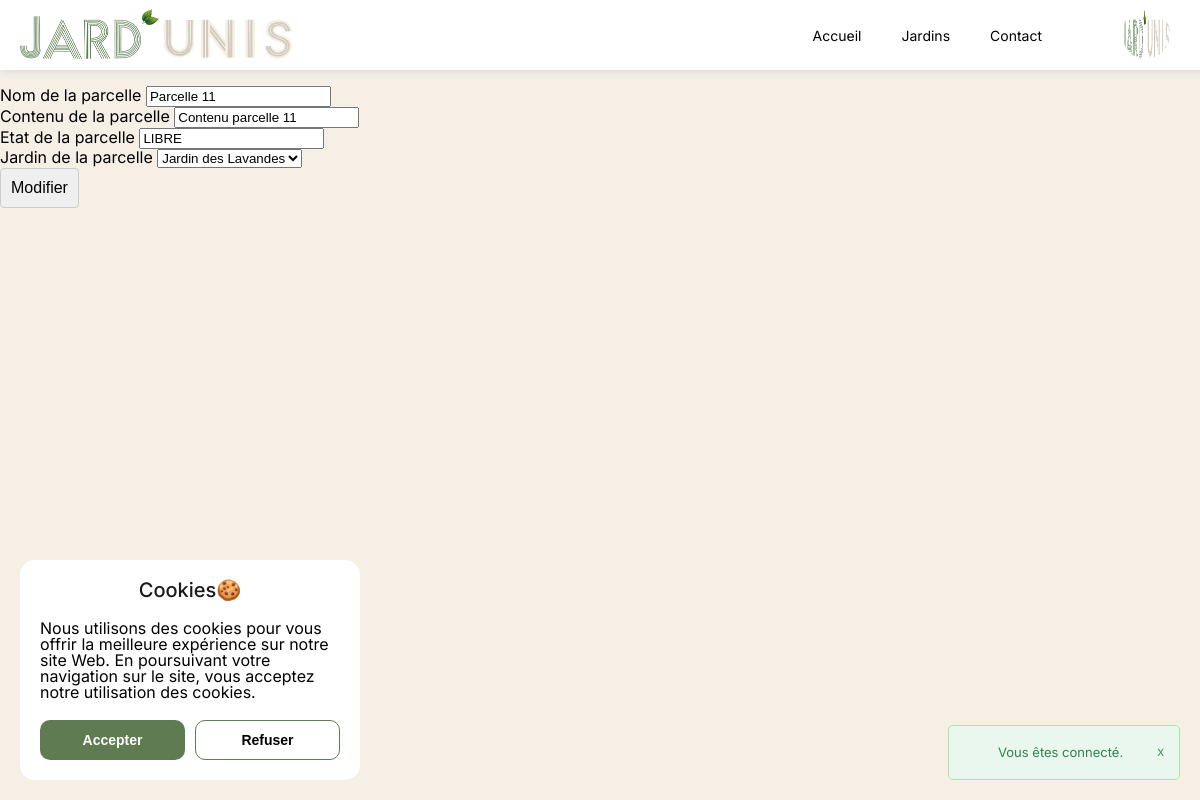
Before: /parcelles/modifParcelleUser.php?parcelles=11 (signed in) with the older database file.
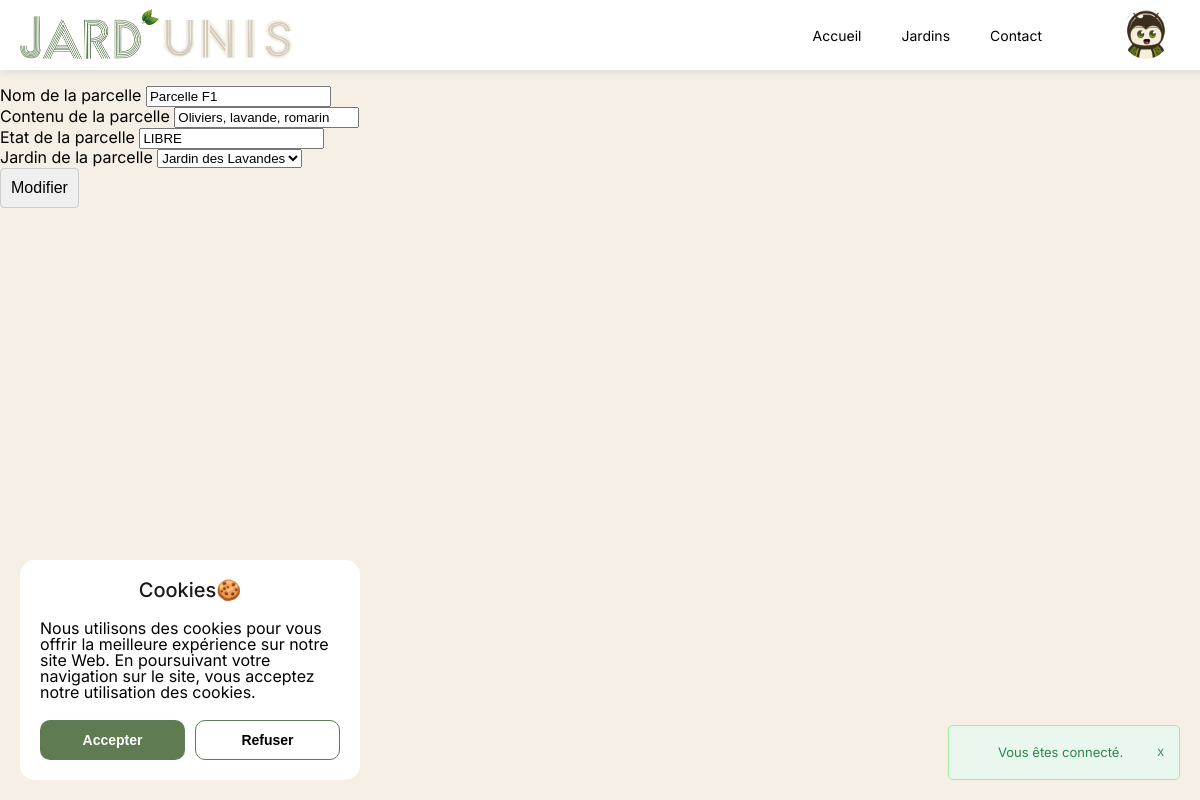
After: the same page with the newer database file.
### tables this page shows
CREATE TABLE `users` (
  `user_id` int(11) NOT NULL,
  `user_nom` varchar(50) NOT NULL,
  `user_prnm` varchar(50) NOT NULL,
  `user_login` varchar(50) NOT NULL,
  `user_pass` varchar(255) NOT NULL,
  `user_email` varchar(100) NOT NULL,
  `user_photo` varchar(100) NOT NULL DEFAULT 'default_user.webp'
);

CREATE TABLE `parcelles` (
  `parcelle_id` int(11) NOT NULL,
  `parcelle_nom` varchar(100) NOT NULL,
  `parcelle_content` varchar(50) NOT NULL,
  `parcelle_etat` varchar(10) NOT NULL,
  `parcelle_reservation` int(11) DEFAULT NULL,
  `_jardin_id` int(11) NOT NULL,
  `_user_id` int(255) NOT NULL
);

### parcelles/modifParcelleUser.php (the view, shortened to what this page needs)
<?php
require '../model/connectBD.php';
require '../composants/head.php';
require '../composants/header.php';
?>
<h1>
</h1>
<?php
$parcelle_id = $_GET['parcelles'];
$query = "SELECT * FROM parcelles WHERE parcelle_id = '" . $parcelle_id . "'";
$req = $bd->query($query);
$parcelle = $req->fetch();
?>
<form action="verifModifParcelleUser.php" method="post">
    <div>
        <label for="parcelle_nom">Nom de la parcelle</label>
        <input type="text" name="parcelle_nom" id="parcelle_nom" value="<?php echo $parcelle['parcelle_nom'] ?>">
    </div>
    <div>
        <label for="parcelle_content">Contenu de la parcelle</label>
        <input type="text" name="parcelle_content" id="parcelle_content" value="<?php echo $parcelle['parcelle_content'] ?>">
    </div>
    <div>
        <label for="parcelle_etat">Etat de la parcelle</label>
        <input type="text" name="parcelle_etat" id="parcelle_etat" value="<?php echo $parcelle['parcelle_etat'] ?>">
    </div>
    <div>
        <label for="_jardin_id">Jardin de la parcelle</label>
        <select name="_jardin_id" id="_jardin_id">
            <?php
            $query = "SELECT * FROM jardins WHERE jardin_id = '" . $parcelle['_jardin_id'] . "'";
            $req = $bd->query($query);
            $jardins = $req->fetchAll();
            foreach ($jardins as $jardin) {
                echo '<option value="' . $jardin['jardin_id'] . '">' . $jardin['jardin_nom'] . '</option>';
            }
            ?>
        </select>
    </div>
    <div>
        <input type="submit" value="Modifier">
    </div>
</form>

### composants/header.php (shortened to what this page needs)
<header id="main-header">
    <div id="items-header">
        <a href="/index.php" title="ACCUEIL"><img src="../src/assets/img/logo.webp" alt="Logo"></a>
        <div id="links-header">
            <nav>
                <ul>
                    <li <?php echo (basename($_SERVER['PHP_SELF']) == 'index.php') ? 'class="current"' : ''; ?>><a href="/index.php">Accueil</a></li>
                    <li <?php echo (basename($_SERVER['PHP_SELF']) == 'jardins.php') ? 'class="current"' : ''; ?>><a href="/jardins.php">Jardins</a></li>
                    <li <?php echo (basename($_SERVER['PHP_SELF']) == 'contact.php') ? 'class="current"' : ''; ?>><a href="/contact.php">Contact</a></li>
                </ul>
                <ul>
                    <?php
                    if (isset($_SESSION['user_id'])) {
                        echo '<div class="img-profile">';
                        $reqPhoto = "SELECT user_photo FROM users WHERE user_id = '" . $_SESSION['user_id'] . "'";
                        $resultatPhoto = $bd->query($reqPhoto);
                        $photo = $resultatPhoto->fetch()['user_photo'];
                        echo '<img src="/src/assets/uploads/' . $photo . '" alt="Photo de profil">';
                        echo '</div>';
                        }
                    ?>
                </ul>
            </nav>
        </div>
    </div>
</header>
<?php
if (isset($_SESSION['alert_type']) && isset($_SESSION['alert_message'])) {
    echo '<label>
                <input type="checkbox" class="alertCheckbox" autocomplete="off" />
                <div class="alert '.$_SESSION['alert_type'].'">
                    <span class="alertClose">X</span>
                    <span class="alertText">'.$_SESSION['alert_message'].'</span>
                </div>
            </label>'."\n";
}
?>
<?php
require 'cookie.php';
?>

Changed rows visible on the page:
changed users: user_photo: picture removed, a placeholder shows
changed parcelles "LIBRE": parcelle_nom "Parcelle 11" → "Parcelle F1"; parcelle_content "Contenu parcelle 11" → "Oliviers, lavande, romarin"
